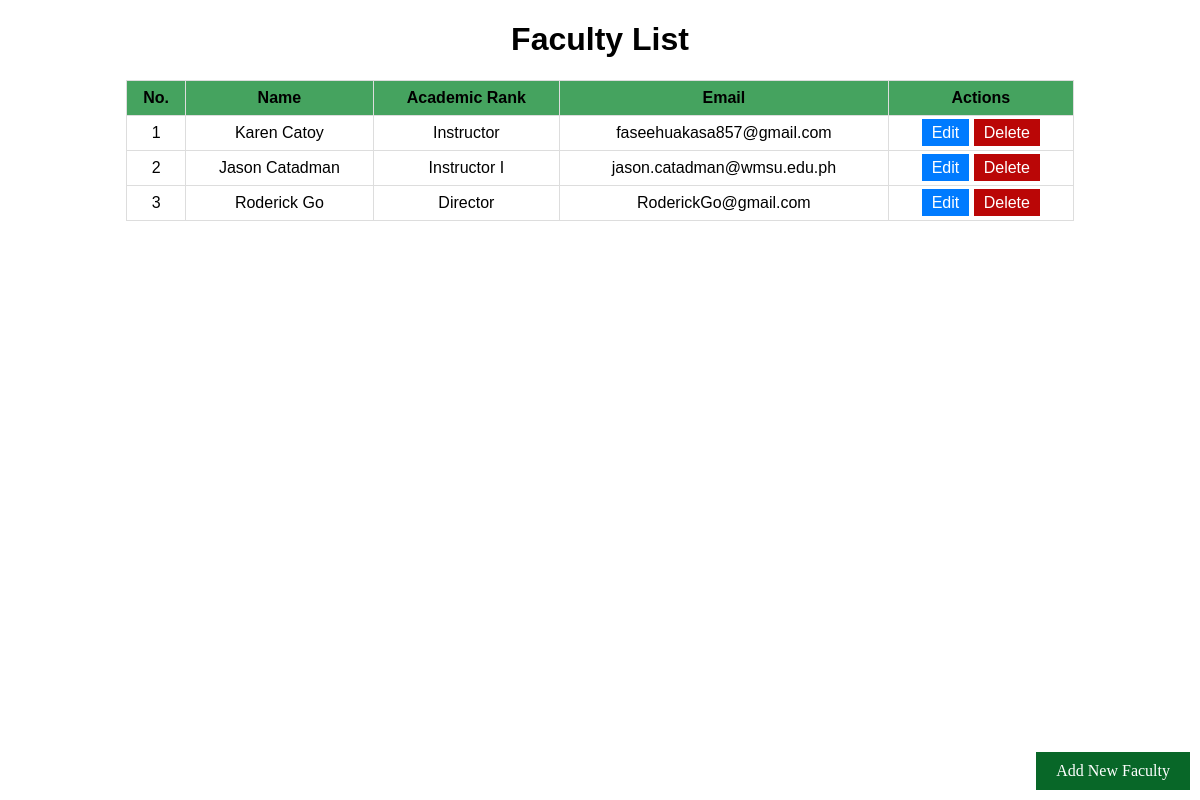
The page / on the database its author committed.
### myapp/models.py (models this page shows, shortened)
class Faculty(models.Model):
    faculty_number = models.AutoField(primary_key=True)
    last_name = models.CharField(max_length=50)
    first_name = models.CharField(max_length=50)
    email = models.EmailField()
    academic_rank = models.CharField(max_length=50)

### myapp/views.py (the view)
# urls.py: path('', views.list, name='list'),
def list(request):
    faculties = Faculty.objects.all()
    return render(request, 'myapp/list.html', {'faculties': faculties})

### myapp/templates/myapp/list.html (shortened to what this page needs)
{% load static %}
<!DOCTYPE html>
<html>
<head>
    <link rel="stylesheet" type="text/css" href="{% static 'myapp/css/styles.css' %}">
</head>
<body>
    <h1>Faculty List</h1>
    <div class="center-table">
        <table class="faculty-table">
            <thead>
                <tr>
                    <th>No.</th>
                    <th>Name</th>
                    <th>Academic Rank</th>
                    <th>Email</th>
                    <th>Actions</th>
                </tr>
            </thead>
            <tbody>
                {% for faculty in faculties %}
                    <tr>
                        <td>{{ faculty.faculty_number }}</td>
                        <td>{{ faculty.first_name }} {{ faculty.last_name }}</td>
                        <td>{{ faculty.academic_rank }}</td>
                        <td>{{ faculty.email }}</td>
                        <td>
                            <a href="{% url 'myapp:edit' faculty.pk %}" class="edit-button">Edit</a>
                            <a href="{% url 'myapp:delete' faculty.pk %}" class="delete-button">Delete</a>
                        </td>
                    </tr>
                {% endfor %}
            </tbody>
        </table>
    </div>
    <a href="{% url 'myapp:add' %}" class="add-button">Add New Faculty</a>
</body>
</html>

### myapp/static/myapp/css/styles.css (style rules this page uses)
h1 { text-align: center; font-family: 'Franklin Gothic Medium', 'Arial Narrow', Arial, sans-serif; }
.center-table { text-align: center; }
.faculty-table { width: 80%; margin: 0 auto; border-collapse: collapse; font-family: 'Gill Sans', 'Gill Sans MT', Calibri, 'Trebuchet MS', sans-serif; }
.faculty-table th, .faculty-table td { border: 1px solid #ddd; padding: 8px; text-align: center; }
.faculty-table th { background-color: #0e882fc4; }
a { text-decoration: none; color: inherit; }
.edit-button { padding: 5px 10px; background-color: #007bff; color: #fff; border: none; cursor: pointer; text-decoration: none; }
.delete-button { padding: 5px 10px; background-color: #ba0606; color: #fff; border: none; cursor: pointer; text-decoration: none; }
.add-button { position:absolute; bottom: 10px; right: 10px; padding: 10px 20px; background-color: #086728; color: #fff; border: none; cursor: pointer; text-decoration: none; }

### rows shown on the page
Faculty: faculty_number "1", first_name "Karen", last_name "Catoy", academic_rank "Instructor", email "faseehuakasa857@gmail.com"
Faculty: faculty_number "2", first_name "Jason", last_name "Catadman", academic_rank "Instructor I", email "jason.catadman@wmsu.edu.ph"
Faculty: faculty_number "3", first_name "Roderick", last_name "Go", academic_rank "Director", email "RoderickGo@gmail.com"
